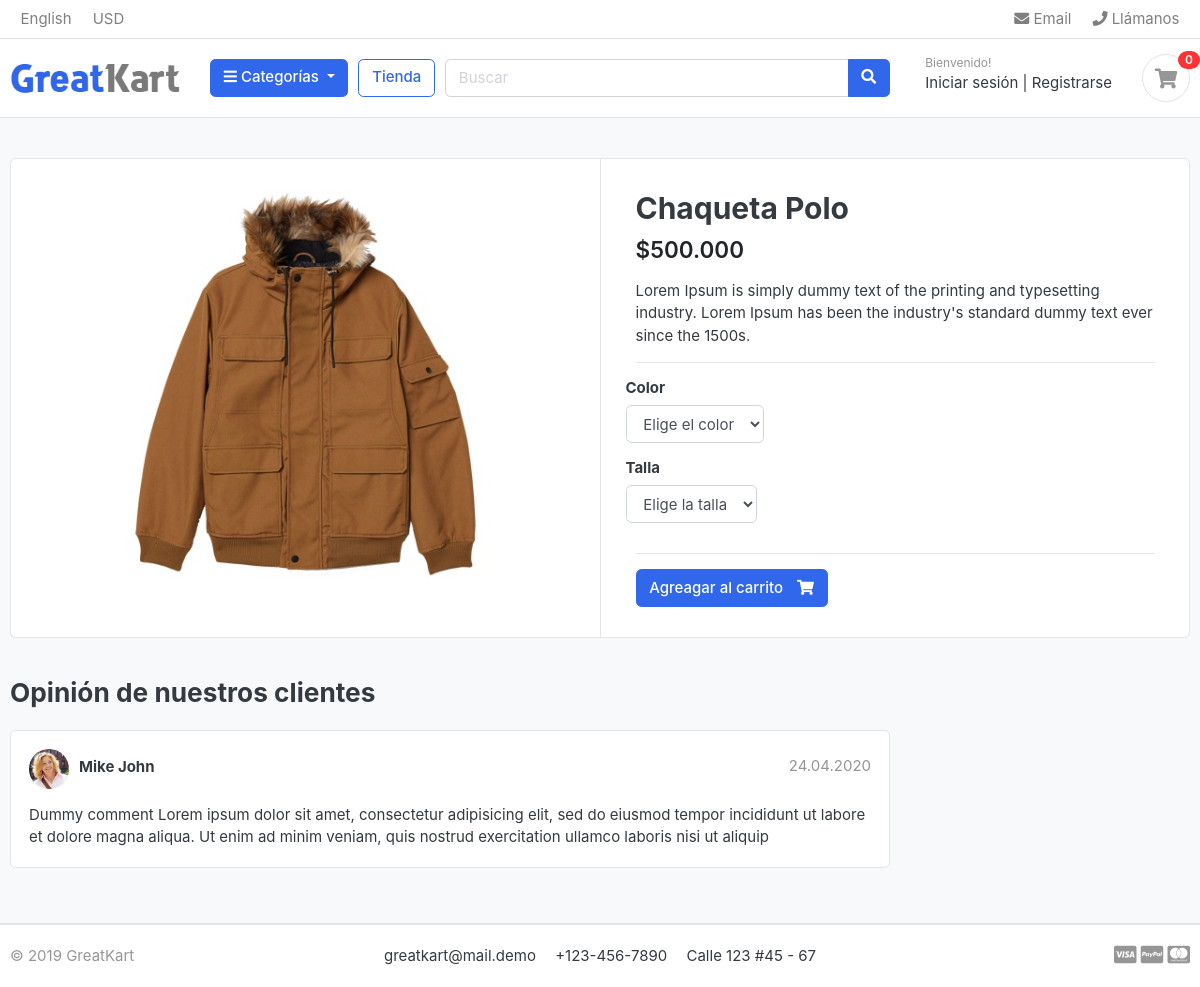
Screenshot of /store/chaquetas/chaqueta-polo/ with the database file from the repository.
### apps/store/models.py (models this page shows, shortened)
class Product(models.Model):
    name = models.CharField("nombre", max_length=200, unique=True)
    slug = models.SlugField("identificador", max_length=255, unique=True)
    description = models.TextField("descripción", max_length=500, blank=True)
    price = models.IntegerField("precio")
    image = models.ImageField("fotos", upload_to='photos/products')
    stock = models.IntegerField("stock")
    is_available = models.BooleanField("disponible", default=True)
    category = models.ForeignKey(Category, on_delete=models.CASCADE, verbose_name="categoría")
    created_date = models.DateTimeField("fecha de creación", auto_now_add=True)
    modified_date = models.DateTimeField("fecha de modificación", auto_now=True)
    """
    Se pueden agregar propiedades que funcionan como campos adicionales
    del modelo que no se elmacenan en la base de datos
    """
    @property
    def formatted_price(self):
        return f'${self.price:,}'.replace(',', '.')
    formatted_price.fget.short_description = 'precio'
    class Meta:
        verbose_name = 'producto'
        verbose_name_plural = 'productos'

### apps/store/views.py (the view)
# urls.py: path('<slug:category_slug>/<slug:product_slug>/', views.product_detail, name='product_detail'),
def product_detail(request, category_slug, product_slug):
    product = get_object_or_404(Product, category__slug=category_slug, slug=product_slug, is_available=True)
    in_cart = CartItem.objects.filter(cart__session_id=get_session_id(request), product=product).exists()
    context = {
        'product': product,
        'in_cart': in_cart,
    }
    return render(request, 'store/product_detail.html', context)

### apps/cart/context_processors.py (called while the page is built)
def counter(request):
    try:
        cart = Cart.objects.get(session_id=get_session_id(request))
        cart_items = CartItem.objects.all().filter(cart=cart, is_active=True)
        cart_count = sum(cart_item.quantity for cart_item in cart_items)
    except Cart.DoesNotExist:
        cart_count = 0
    return dict(cart_count=cart_count)

### apps/cart/views.py (called while the page is built)
def get_session_id(request):
    return request.session.session_key or request.session.create()

### apps/category/context_processors.py (called while the page is built)
def categories(request):
    return dict(categories=Category.objects.all())

### apps/category/models.py (called while the page is built)
    def get_absolute_url(self):
        return reverse("store:products_by_category", args=[self.slug])

### apps/store/models.py (called while the page is built)
    def filter_by_color(self):
        return self.filter(category='color', is_active=True)

    def filter_by_size(self):
        return self.filter(category='size', is_active=True)

### apps/store/templates/store/product_detail.html (shortened to what this page needs)
{% extends 'base.html' %}
{% load static %}
{% block content %}
    <section class="section-content padding-y bg">
        <div class="container">
            <div class="card">
                <div class="row no-gutters">
                    <aside class="col-md-6">
                        <article class="gallery-wrap">
                            <div class="img-big-wrap">
                                <a href="#">
                                    <img src="{{ product.image.url }}">
                                </a>
                            </div>
                        </article>
                    </aside>
                    <main class="col-md-6 border-left">
                        <form action="{% url 'cart:add_cart' product.id %}" method="POST">
                            <article class="content-body">
                                <h2 class="title">{{ product.name }}</h2>
                                <div class="mb-3">
                                    <var class="price h4">{{ product.formatted_price }}</var>
                                </div>
                                <p>{{ product.description }}</p>
                                <hr>
                                <div class="row">
                                    <div class="item-option-select">
                                        <h6>Color</h6>
                                        <select name="color" class="form-control" required>
                                            <option value="" disabled selected>
                                                Elige el color
                                            </option>
                                        </select>
                                    </div>
                                </div>
                                <div class="row">
                                    <div class="item-option-select">
                                        <h6>Talla</h6>
                                        <select name="size" class="form-control" required>
                                            <option value="" disabled selected>
                                                Elige la talla
                                            </option>
                                        </select>
                                    </div>
                                </div>
                                <hr>
                                {% if product.stock <= 0 %}
                                    <h5 class="text-danger">Producto sin stock</h5>
                                {% else %}
                                    <button type="submit" class="btn  btn-primary">
                                        <span class="text">Agreagar al carrito</span> <i class="fas fa-shopping-cart"></i>
                                    </button>
                                {% endif %}
                            </article>
                        </form>
                    </main>
                </div>
            </div>
            <br>
            <div class="row">
                <div class="col-md-9">
                    <header class="section-heading">
                        <h3>Opinión de nuestros clientes</h3>
                    </header>
                    <article class="box mb-3">
                        <div class="icontext w-100">
                            <img src="{% static 'core/images/avatars/avatar1.jpg' %}" class="img-xs icon rounded-circle">
                            <div class="text">
                                <span class="date text-muted float-md-right">24.04.2020</span>
                                <h6 class="mb-1">Mike John</h6>
                            </div>
                        </div>
                        <div class="mt-3">
                            <p>
                                Dummy comment Lorem ipsum dolor sit amet, consectetur adipisicing elit, sed do eiusmod
                                tempor incididunt ut labore et dolore magna aliqua. Ut enim ad minim veniam,
                                quis nostrud exercitation ullamco laboris nisi ut aliquip
                            </p>
                        </div>
                    </article>
                </div>
            </div>
        </div>
    </section>
{% endblock content %}

### apps/core/static/core/css/ui.css (style rules this page uses)
html { font-family: "Inter", sans-serif; font-size: 15px; }
.content-body { flex: 1 1 auto; padding: 2rem 2.3rem; }
.img-xs, .img-sm, .img-md, .img-lg { -o-object-fit: cover; object-fit: cover; flex-shrink: 0; flex-grow: 0; }
.img-xs { width: 40px; height: 40px; }
.padding-y { padding-top: 40px; padding-bottom: 40px; }
var { font-style: normal; }
article:after, .form-group:after { display: block; clear: both; content: ""; }
.bg { background-color: #f8f9fa; }
.section-heading { margin-bottom: 20px; margin-top: 15px; }
p:last-child { margin-bottom: 0; }
.btn .text + i { margin-left: 10px; }
.icontext { display: inline-flex; align-items: center; vertical-align: middle; }
.icontext .text { width: 100%; line-height: 1.2; }
.icontext .icon { position: relative; margin-right: 10px; flex-shrink: 0; flex-grow: 0; }
.price { font-weight: 600; color: #212529; }
.box { padding: 18px; background: #fff; border-radius: 0.37rem; border: 1px solid #e4e4e4; }
.box img { max-width: 100%; }
.gallery-wrap .img-big-wrap { margin-bottom: 10px; border-radius: 0.37rem; overflow: hidden; background-color: #fff; }
.gallery-wrap .img-big-wrap a { text-align: center; display: block; }
.gallery-wrap .img-big-wrap img { height: 450px; width: auto; display: inline-block; }
.item-option-select { margin-bottom: 1rem; display: inline-block; margin-right: 15px; }

### rows the page displays
Product: image (picture), name "Chaqueta Polo", formatted_price "$500.000", description "Lorem Ipsum is simply dummy text of the printing and typesetting industry. Lorem Ipsum has been the industry's standard dummy text ever since the 1500s."

### other values shown
{{ cart_count }} "0"
